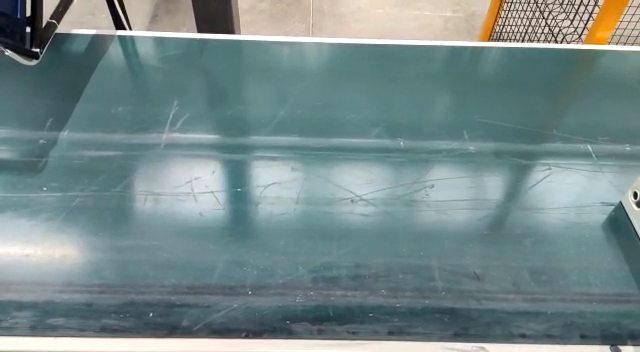
#> input picture frame 94 of src/v_1.mp4, 640 x 352 px, given in place of vid_6.mp4, which was not available
$ python main.py   (older library calls are emulated)
#> lines starting #> are read from the running program, lines starting #| are printed output that depends on the picture; pictures that were not available may be replaced by others from this repository, and a replacement may not be noted
from __future__ import print_function
import json
import cv2 as cv
import argparse
import imutils
import numpy as np
import asyncio
from imutils import contours
from scipy.spatial import distance as dist


size_arr = []
radiators = {
    'radiator_type':
    {
        'type': '',
        'sizes': []
    },
}


def midpoint(ptA, ptB):
    return ((ptA[0] + ptB[0]) * 0.5, (ptA[1] + ptB[1]) * 0.5)


def cap_video(path):

    parser = argparse.ArgumentParser(
        description='Code for Thresholding Operations using inRange tutorial.')
    parser.add_argument(
        '--camera', help='Camera divide number.', default=0, type=int)
    parser.add_argument(
        '-w', '--width', type=float, help='Pls, input defualt size of object'
    )

    args = parser.parse_args()

    try:
        cap = cv.VideoCapture(path)
        # cap = cv.VideoCapture(0)
        frame_width, frame_height, fps = (
            int(cap.get(cv.CAP_PROP_FRAME_WIDTH)),
            int(cap.get(cv.CAP_PROP_FRAME_HEIGHT)),
            int(cap.get(cv.CAP_PROP_FPS))
        )
        print(frame_height, frame_width, fps)

        frame_count = int(cap.get(cv.CAP_PROP_FRAME_COUNT))
        print('Frame count:', frame_count)
        cv.namedWindow("Video Capture")
        # cv.namedWindow("Test")

    except Exception as e:
        print(e)
    return cap


def draw_cont(frame_contours, frame, pixelsPerMetric):

    for cnt in frame_contours:
        if cv.contourArea(cnt) < 1000:
            continue

        rect = cv.minAreaRect(cnt)
        box = cv.boxPoints(
            rect) if imutils.is_cv2() else cv.boxPoints(rect)
        box = np.int0(box)
        area = int(rect[1][0]*rect[1][1])
        # print(box)
        if area > 50000:

            cv.drawContours(frame, [box], 0, (0, 0, 0), 3, 2)

            # loop over the original points and draw them
            for (x, y) in box:
                cv.circle(frame, (int(x), int(y)), 5, (0, 0, 255), -1)

            # unpack the ordered bounding box, then compute the midpoint
            # between the top-left and top-right coordinates, followed by
            # the midpoint between bottom-left and bottom-right coordinates
            (tl, tr, br, bl) = box
            (tltrX, tltrY) = midpoint(tl, tr)
            (blbrX, blbrY) = midpoint(bl, br)

            # compute the midpoint between the top-left and top-right points,
            # followed by the midpoint between the top-righ and bottom-right
            (tlblX, tlblY) = midpoint(tl, bl)
            (trbrX, trbrY) = midpoint(tr, br)

            # draw the midpoints on the image
            cv.circle(frame, (int(tltrX), int(tltrY)),
                      5, (255, 0, 0), -1)
            cv.circle(frame, (int(blbrX), int(blbrY)),
                      5, (255, 0, 0), -1)
            cv.circle(frame, (int(tlblX), int(tlblY)),
                      5, (255, 0, 0), -1)
            cv.circle(frame, (int(trbrX), int(trbrY)),
                      5, (255, 0, 0), -1)

            # draw lines between the midpoints
            cv.line(frame, (int(tltrX), int(tltrY)), (int(blbrX), int(blbrY)),
                    (0, 0, 0), 2)
            cv.line(frame, (int(tlblX), int(tlblY)), (int(trbrX), int(trbrY)),
                    (0, 0, 0), 2)

            # compute the Euclidean distance between the midpoints
            dA = dist.euclidean((tltrX, tltrY), (blbrX, blbrY))
            dB = dist.euclidean((tlblX, tlblY), (trbrX, trbrY))

            # if the pixels per metric has not been initialized, then
            # compute it as the ratio of pixels to supplied metric
            # (in this case, inches)
            if pixelsPerMetric is None:
                pixelsPerMetric = dB
                pixelsPerMetric = dA

            # compute the size of the object
            dimA = dA / 13.0
            dimB = dB / 13.0

            # draw the object sizes on the image
            cv.putText(frame, "{:.1f}cm".format(dimA),
                       (int(tltrX), int(tltrY + 50)
                        ), cv.FONT_HERSHEY_SIMPLEX,
                       0.65, (0, 0, 0), 2)

            cv.putText(frame, "{:.1f}cm".format(dimB),
                       (int(trbrX - 50), int(trbrY)
                        ), cv.FONT_HERSHEY_SIMPLEX,
                       0.65, (0, 0, 0), 2)

            try:
                height = 10 * round(int(dimA) / 10)
            except:
                height = None
                area = None
            try:
                # lenght = float('{:.0f}'.format(dimB))
                length = 10 * round(int(dimB) / 10)
            except:
                length = None

            if length > 10 and height > 20:
                if length and height in size_arr:
                    continue
                else:
                    size_arr.clear()
                    size_arr.append(length)
                    size_arr.append(height)
                    print(size_arr)
                    print(area)

                    radiators['radiator_type']['sizes'] = {'height': height,
                                                           'lenght': length,
                                                           'area': area}
                    radiators['radiator_type']['type'] = f"Тип 22х{int(height * 10)}x{int(length * 10)}"

        # [7 lines of commented-out code are left out]

    return radiators


def json_handler(data=radiators):
    for i in data:
        pass


def write_json(data=radiators):
    try:
        with open('sizes.json', 'w', encoding='UTF-8') as file:
            json.dump(radiators, file, indent=4, ensure_ascii=False)
    except Exception as err:
        err


async def show_video(cap):
    # """Write video in file"""
    # fourcc = cv.VideoWriter_fourcc(*'XVID')
    # out = cv.VideoWriter('output.avi', fourcc, 13, (1920, 1080))

    hsv_min = np.array((0, 0, 144), np.uint8)
    hsv_max = np.array((180, 255, 255), np.uint8)
    # Create background
    # backSub = cv.createBackgroundSubtractorMOG2()

    if not cap.isOpened():
        print('camera not loaded')
        exit()

    while True:

        ret, frame = cap.read()
        frame = imutils.resize(frame, height=720)

        if frame is None:
            break

        # ++++++++++++ Find conours with HSV_filter ++++++++++++++

        # frame_hsv = cv.cvtColor(frame, cv.COLOR_BGR2HSV)
        # thresh = cv.inRange(frame_hsv, hsv_min, hsv_max)

        # ++++++++++++ Find conours with Canny ++++++++++++++

        gray = cv.cvtColor(frame, cv.COLOR_BGR2GRAY)
        gray = cv.GaussianBlur(gray, (11, 11), 0)
        edges = cv.Canny(gray, 10, 150)

        frame_contours, hierarchy = cv.findContours(
            edges, cv.RETR_EXTERNAL, cv.CHAIN_APPROX_NONE)

        # print(frame_contours)
        # lines = cv.polylines(frame, frame_contours, isClosed=False,
        #                      color=(0, 0, 255), thickness=2)

        try:
            (frame_contours, _) = contours.sort_contours(frame_contours)
            pixelsPerMetric = None
        except Exception as e:
            e

        data = draw_cont(frame_contours, frame, pixelsPerMetric)
        # print(data)
        write_data = write_json(data)
        # cv.resizeWindow('Video Capture', 1920, 1080)
        # out.write(frame)
        cv.imshow('Video Capture', frame)
        cv.imshow('Test', edges)

        key = cv.waitKey(30)
        if key == ord('q') or key == 27:
            break

    return size_arr
#> the loop in draw_cont, `for cnt in frame_contours:` made 87 passes
#> cnt on pass 27: [[1062, 83], [1062, 84]]
#> after the loop in draw_cont, `for cnt in frame_contours:`: radiators = 1 item; size_arr = []
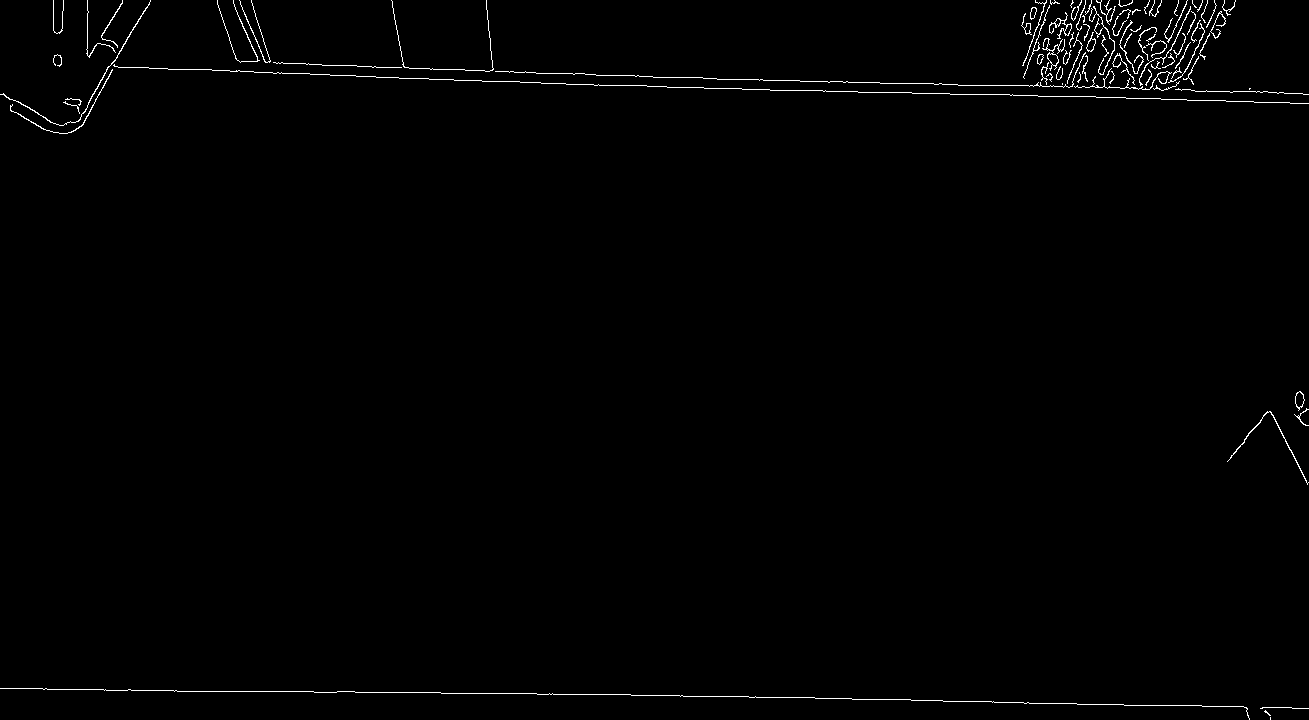
#> window 'Test': shape (720, 1309); 0.86% white in thin lines or dots
#> (key q is pressed here)


def get_csv():
    pass


if __name__ == '__main__':
    # Process(target=show_video(cap_video('./src/vid_6.mp4'))).start()
    # Process(target=get_csv()).start()
    loop = asyncio.get_event_loop()
    loop.run_until_complete(show_video(cap_video('./src/vid_6.mp4')))

$ run again, starting later in the video
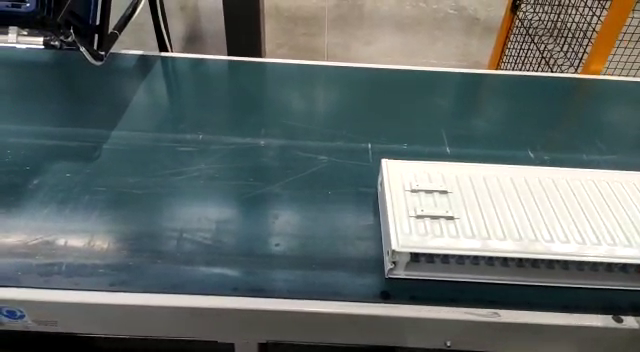
#> input picture frame 423 of src/v_1.mp4, 640 x 352 px, given in place of vid_6.mp4, which was not available
#> the loop in draw_cont, `for cnt in frame_contours:` made 111 passes
#> cnt on passes 9, 15: [[85, 89]], [[199, 50]]
#> after the loop in draw_cont, `for cnt in frame_contours:`: radiators = 1 item; size_arr = []
#> `async def show_video(cap): # """Write video in file""" # fourcc = cv.V..`:
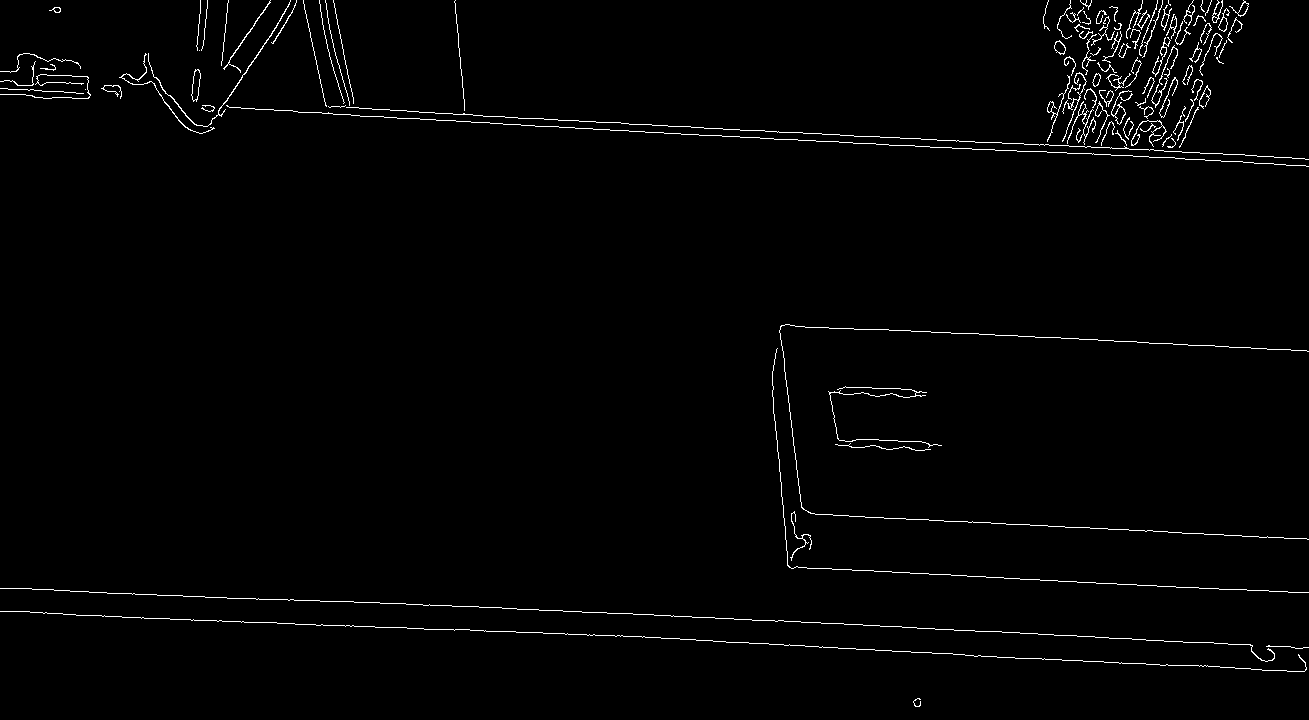
#> window 'Test': shape (720, 1309); 1.4% white in thin lines or dots

$ run again, starting later in the video
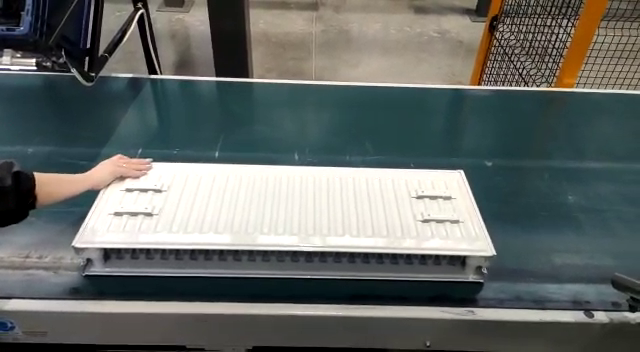
#> input picture frame 752 of src/v_1.mp4, 640 x 352 px, given in place of vid_6.mp4, which was not available
#> the loop in draw_cont, `for cnt in frame_contours:` made 97 passes
#> cnt on passes 7, 16: [[0, 118], [1, 118]], [[70, 132]]
#> after the loop in draw_cont, `for cnt in frame_contours:`: radiators = 1 item; size_arr = []
#> `async def show_video(cap): # """Write video in file""" # fourcc = cv.V..`:
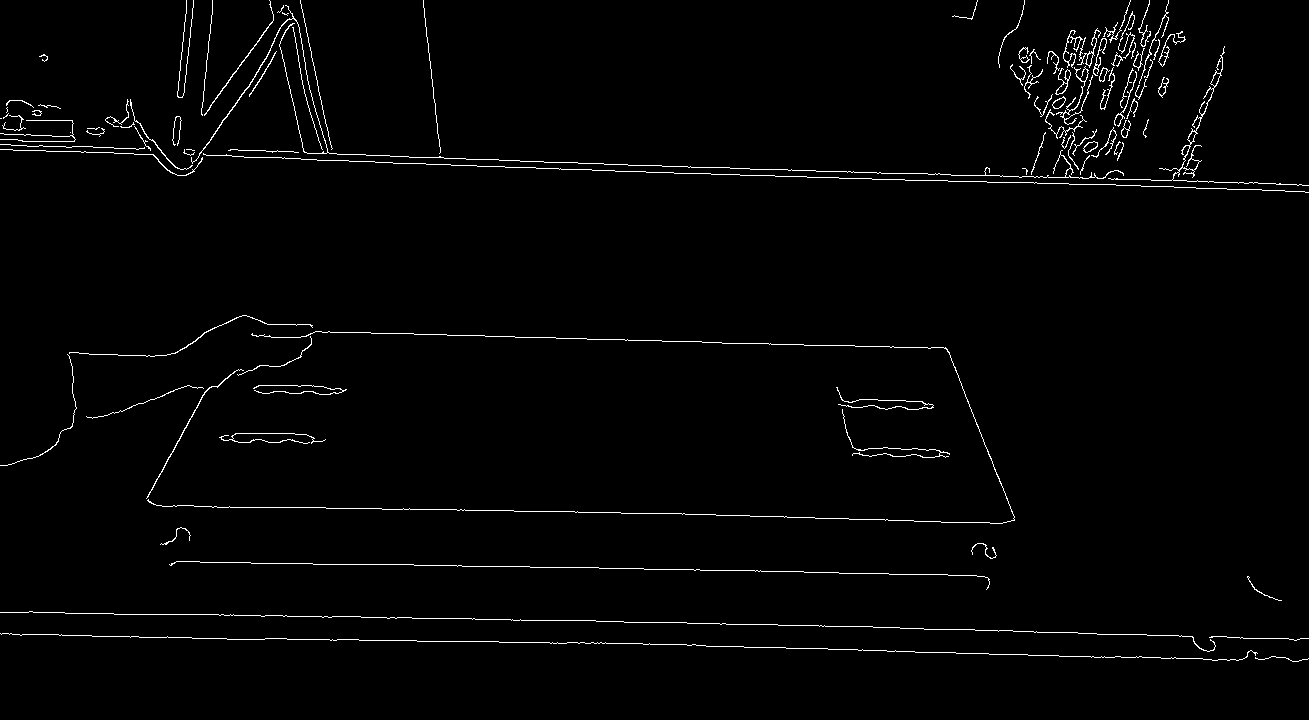
#> window 'Test': shape (720, 1309); 1.7% white in thin lines or dots
